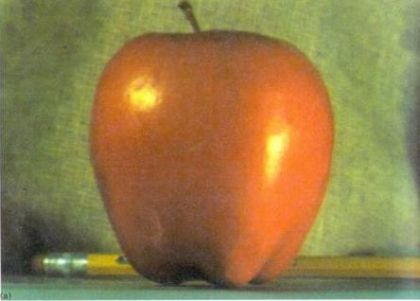
#> input picture 3-interpolation-blending/apple1.jpg, 420 x 301 px, given in place of lena.jpeg, which was not available
$ jupyter execute 3-interpolation-blending.ipynb   (older library calls are emulated)   (text cells are left out)
#> lines starting #> are read from the running program, lines starting #| are printed output that depends on the picture; pictures that were not available may be replaced by others from this repository, and a replacement may not be noted
[cell 1]


# Import the library as show images, plot, etc.
import matplotlib.pyplot as plt
# Import functionality for the color map
import matplotlib.cm as cm

# Import system specific parameters and function
import sys

## Other plotting libraries
# import seaborn as sns

# Import the library to mange the matrix and array
import numpy as np

# Importing image processing toolbox
## Module to read, write,...
from skimage import io
## Module to convert the image on 8 bits
from skimage import img_as_ubyte
## Module to convert the image to float
from skimage import img_as_float
## Module for color conversion
from skimage import color
## Module image transform from skimage for resize
from skimage import transform
## Module misc from scipy for resize
from scipy import misc
## Module util from skimage
from PIL import Image

[cell 2]
Path = '/home/sav/Pictures/'
image_name = 'lena.jpeg'
lena_im = io.imread(Path.__add__(image_name))
#> lena_im is the input picture: shape (301, 420, 3); mean R, G, B 147.5, 123.8, 72.9
vibot_im='/home/sav/Pictures/vibot.jpg'

bilinear=misc.imresize(lena_im,10, interp='bilinear', mode=None)
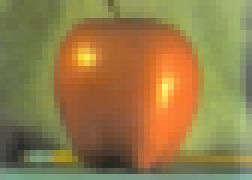
#> bilinear: shape (30, 42, 3) (shown 6 times larger); mean R, G, B 147.3, 123.6, 72.7
nearest=misc.imresize(lena_im,10, interp='nearest', mode=None)
bicubic=misc.imresize(lena_im,10, interp='bicubic', mode=None)

[cell 3]
plt.figure()
plt.subplot(1,2,1)
plt.title('original picture')
io.imshow(lena_im)
plt.subplot(1,2,2)
plt.title('resized by a nearest function')
io.imshow(nearest)
plt.figure()
plt.subplot(1,2,1)
plt.title('resized by a bilinear function')
io.imshow(bilinear)
plt.subplot(1,2,2)
plt.title('resized by a bicubic function')
io.imshow(bicubic)
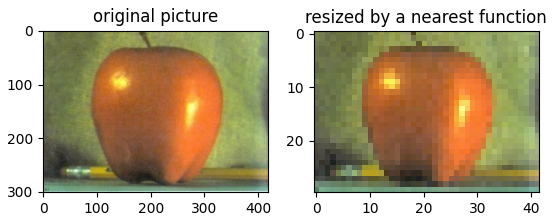
#> figure drawn by matplotlib, 2 panels
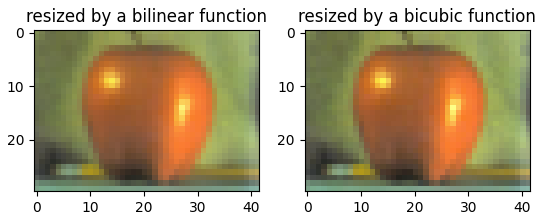
#> figure drawn by matplotlib, 2 panels

$ run again, on 3-interpolation-blending/orange1.jpg
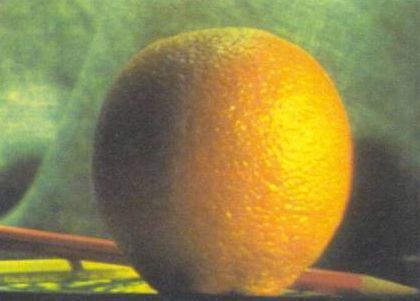
#> input picture 3-interpolation-blending/orange1.jpg, 420 x 301 px, given in place of lena.jpeg, which was not available
#> lena_im is the input picture: shape (301, 420, 3); mean R, G, B 142.4, 131.4, 74.3
#> `[cell 3] plt.figure() plt.subplot(1,2,1) plt.title('original picture')..`:
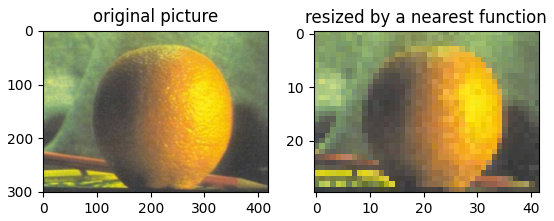
#> figure drawn by matplotlib, 2 panels
#> `[cell 3] plt.figure() plt.subplot(1,2,1) plt.title('original picture')..`:
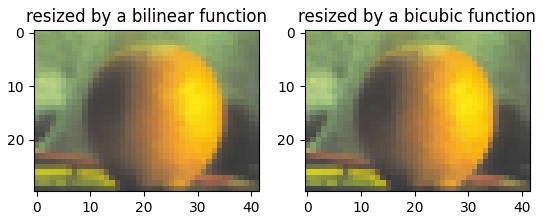
#> figure drawn by matplotlib, 2 panels
